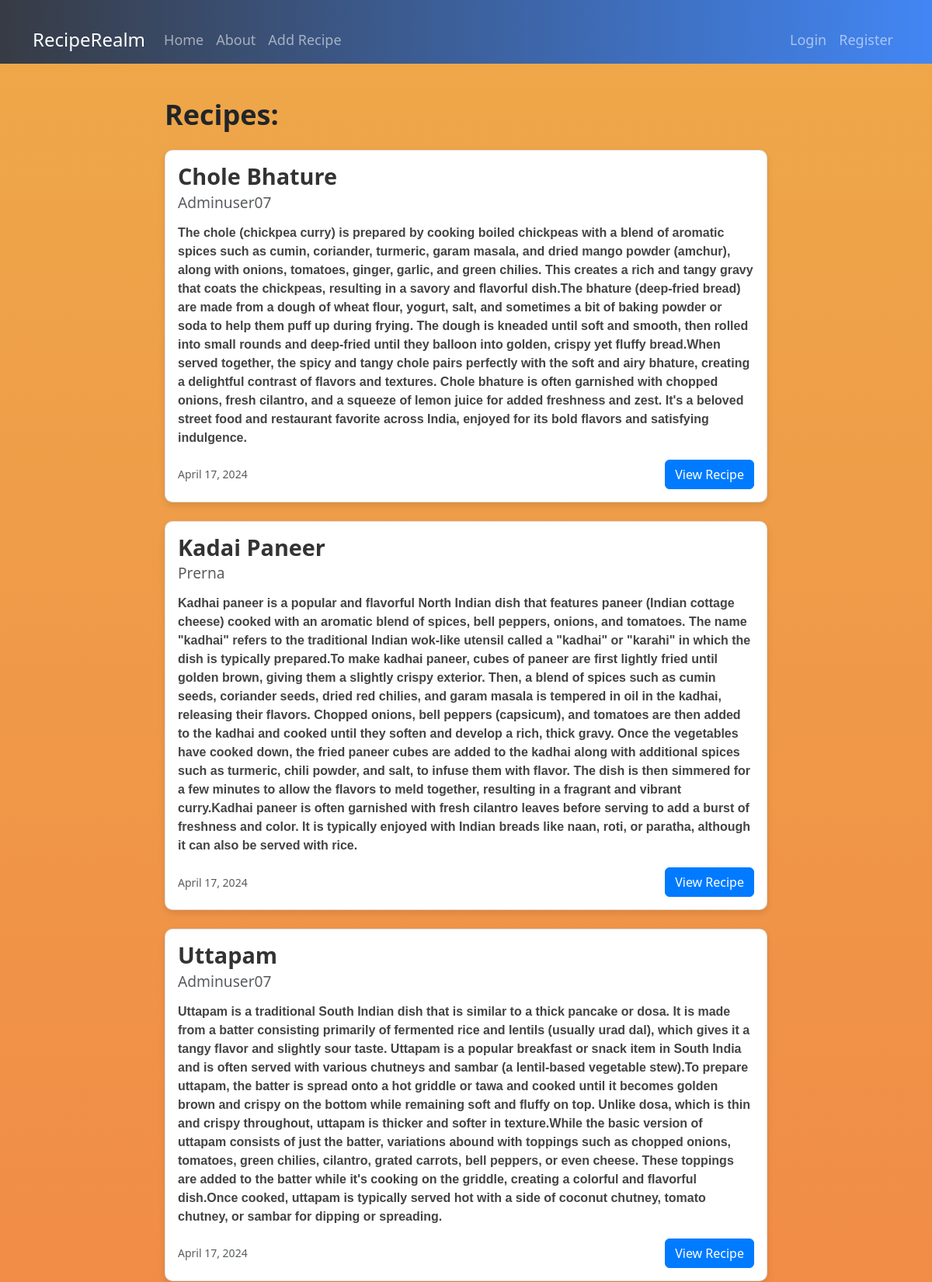
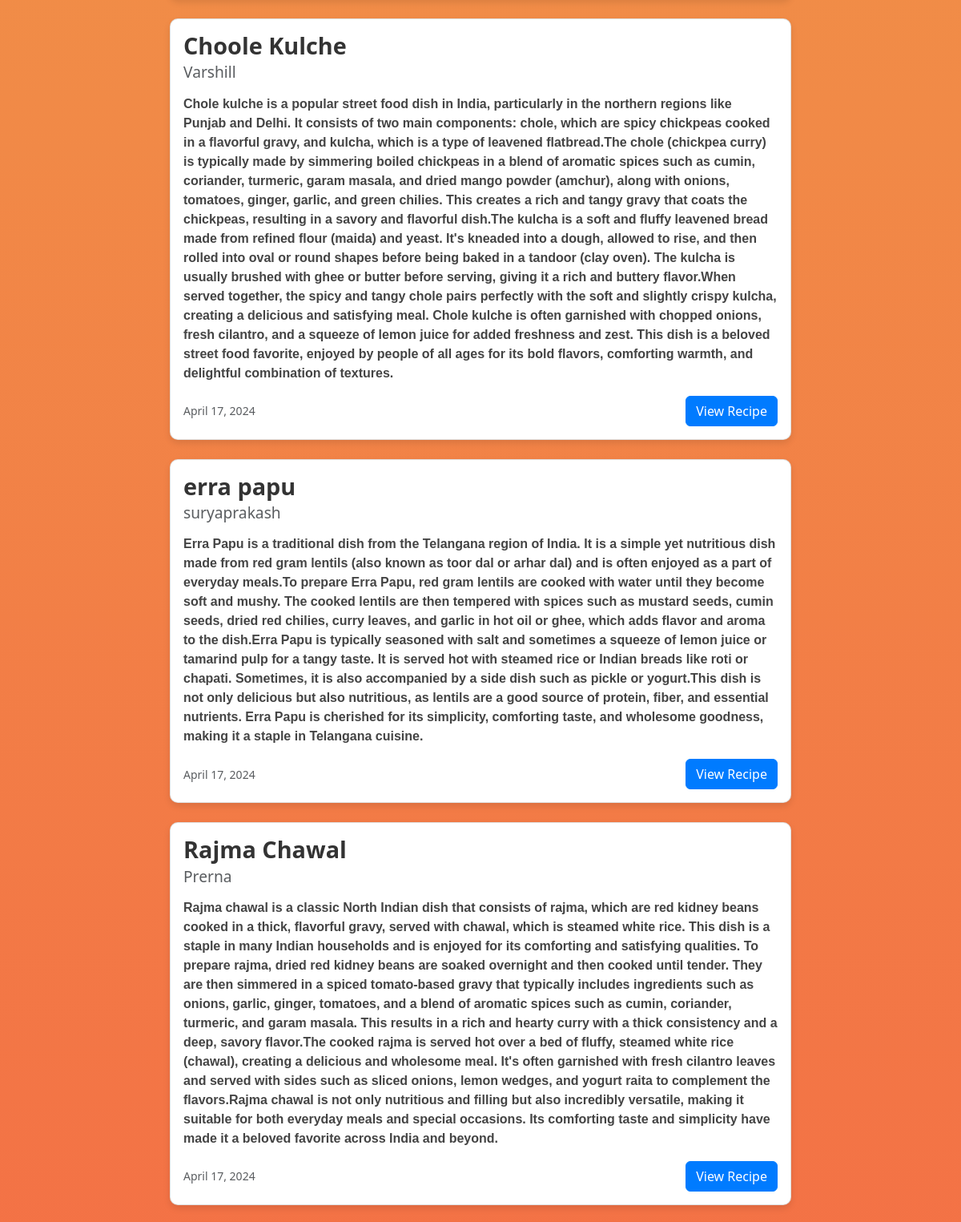
The page / (upper part) on the database its author committed (2 pictures, top to bottom).
### recipes/models.py (models this page shows, shortened)
class Recipe(models.Model):
    title = models.CharField(max_length=100)
    description = models.TextField()
    image = models.ImageField(upload_to='images', blank=True, null=True)
    author = models.ForeignKey(User, on_delete=models.CASCADE)
    created_at = models.DateTimeField(auto_now_add=True)
    updated_at = models.DateTimeField(auto_now=True)

### recipes/views.py (the view)
# urls.py: path('', views.RecipeListView.as_view(), name="recipes-home" ),
class RecipeListView(ListView):
    model = Recipe
    template_name = 'recipes/home.html'
    context_object_name = 'recipes'

### recipes/templates/recipes/home.html (shortened to what this page needs)
{% extends "recipes/base.html" %}
{% block content %}
<h1 class="mb-4">Recipes:</h1>
{% for recipe in recipes %}
<div class="card my-4">
  <div class="card-body">
    <h5 class="card-title">{{ recipe.title }}</h5>
    <h6 class="card-subtitle mb-3 text-muted">{{ recipe.author }}</h6>
    <p class="card-text" style="font-family: 'Arial', sans-serif;"><strong>{{ recipe.description }}</strong></p>
      <div class="d-flex justify-content-between align-items-center mt-3">
      <small class="text-muted">{{ recipe.updated_at|date:"F d, Y" }}</small>
      <a href="{% url 'recipes-detail' recipe.pk %}" class="btn btn-primary">View Recipe</a>
    </div>
  </div>
</div>
{% endfor %}
{% endblock content %}

### recipes/templates/recipes/base.html (style rules this page uses)
body { background: #f46b45; background: -webkit-linear-gradient(#eea849, #f46b45); background: -moz-linear-gradient(#eea849, #f46b45); background: -o-linear-gradient(#eea849, #f46b45); background: linear-gradient(#eea849, #f46b45); }
h1 { font-size: 36px; font-weight: bold; }

### recipes/templates/recipes/home.html (style rules this page uses)
.card { background-color: #fff; border: 1px solid rgba(0, 0, 0, 0.125); border-radius: 10px; box-shadow: 0 4px 8px rgba(0, 0, 0, 0.1); transition: transform 0.3s, box-shadow 0.3s; }
.card-title { font-size: 1.8rem; font-weight: bold; color: #333; }
.card-subtitle { font-size: 1.2rem; color: #666; }
.card-text { color: #444; }
.btn-primary { background-color: #007bff; border-color: #007bff; transition: background-color 0.3s, border-color 0.3s; }

### rows shown on the page
Recipe: title "Chole Bhature", author "Adminuser07", description "The chole (chickpea curry) is prepared by cooking boiled chickpeas with a blend of aromatic spices such as cumin, coriander, turmeric, garam masala, and dried mango powder (amchur), along with onions, tomatoes, ginger, garlic, and green chilies. This creates a rich and tangy gravy that coats the chickpeas, resulting in a savory and flavorful dish.The bhature (deep-fried bread) are made from a dough of wheat flour, yogurt, salt, and sometimes a bit of baking powder or soda to help them puff up during frying. The dough is kneaded until soft and smooth, then rolled into small rounds and deep-fried until they balloon into golden, crispy yet fluffy bread.When served together, the spicy and tangy…", updated_at "April 17, 2024"
Recipe: title "Kadai Paneer", author "Prerna", description "Kadhai paneer is a popular and flavorful North Indian dish that features paneer (Indian cottage cheese) cooked with an aromatic blend of spices, bell peppers, onions, and tomatoes. The name \"kadhai\" refers to the traditional Indian wok-like utensil called a \"kadhai\" or \"karahi\" in which the dish is typically prepared.To make kadhai paneer, cubes of paneer are first lightly fried until golden brown, giving them a slightly crispy exterior. Then, a blend of spices such as cumin seeds, coriander seeds, dried red chilies, and garam masala is tempered in oil in the kadhai, releasing their flavors. Chopped onions, bell peppers (capsicum), and tomatoes are then added to the kadhai and cooked until…", updated_at "April 17, 2024"
Recipe: title "Uttapam", author "Adminuser07", description "Uttapam is a traditional South Indian dish that is similar to a thick pancake or dosa. It is made from a batter consisting primarily of fermented rice and lentils (usually urad dal), which gives it a tangy flavor and slightly sour taste. Uttapam is a popular breakfast or snack item in South India and is often served with various chutneys and sambar (a lentil-based vegetable stew).To prepare uttapam, the batter is spread onto a hot griddle or tawa and cooked until it becomes golden brown and crispy on the bottom while remaining soft and fluffy on top. Unlike dosa, which is thin and crispy throughout, uttapam is thicker and softer in texture.While the basic version of uttapam consists of just…", updated_at "April 17, 2024"
Recipe: title "Choole Kulche", author "Varshill", description "Chole kulche is a popular street food dish in India, particularly in the northern regions like Punjab and Delhi. It consists of two main components: chole, which are spicy chickpeas cooked in a flavorful gravy, and kulcha, which is a type of leavened flatbread.The chole (chickpea curry) is typically made by simmering boiled chickpeas in a blend of aromatic spices such as cumin, coriander, turmeric, garam masala, and dried mango powder (amchur), along with onions, tomatoes, ginger, garlic, and green chilies. This creates a rich and tangy gravy that coats the chickpeas, resulting in a savory and flavorful dish.The kulcha is a soft and fluffy leavened bread made from refined flour (maida) and…", updated_at "April 17, 2024"
Recipe: title "erra papu", author "suryaprakash", description "Erra Papu is a traditional dish from the Telangana region of India. It is a simple yet nutritious dish made from red gram lentils (also known as toor dal or arhar dal) and is often enjoyed as a part of everyday meals.To prepare Erra Papu, red gram lentils are cooked with water until they become soft and mushy. The cooked lentils are then tempered with spices such as mustard seeds, cumin seeds, dried red chilies, curry leaves, and garlic in hot oil or ghee, which adds flavor and aroma to the dish.Erra Papu is typically seasoned with salt and sometimes a squeeze of lemon juice or tamarind pulp for a tangy taste. It is served hot with steamed rice or Indian breads like roti or chapati.…", updated_at "April 17, 2024"
Recipe: title "Rajma Chawal", author "Prerna", description "Rajma chawal is a classic North Indian dish that consists of rajma, which are red kidney beans cooked in a thick, flavorful gravy, served with chawal, which is steamed white rice. This dish is a staple in many Indian households and is enjoyed for its comforting and satisfying qualities. To prepare rajma, dried red kidney beans are soaked overnight and then cooked until tender. They are then simmered in a spiced tomato-based gravy that typically includes ingredients such as onions, garlic, ginger, tomatoes, and a blend of aromatic spices such as cumin, coriander, turmeric, and garam masala. This results in a rich and hearty curry with a thick consistency and a deep, savory flavor.The cooked…", updated_at "April 17, 2024"
